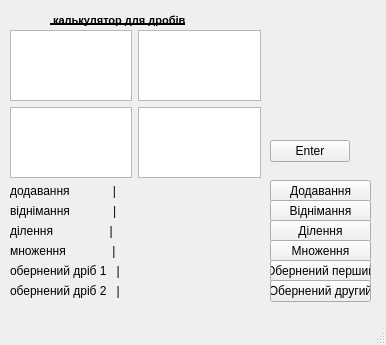
<?xml version="1.0" encoding="UTF-8"?>
<ui version="4.0">
 <class>MainWindow</class>
 <widget class="QMainWindow" name="MainWindow">
  <property name="geometry">
   <rect>
    <x>0</x>
    <y>0</y>
    <width>386</width>
    <height>345</height>
   </rect>
  </property>
  <property name="windowTitle">
   <string>Drib</string>
  </property>
  <property name="styleSheet">
   <string notr="true">QWidget#MainWindow
{
background-image: url(&quot;code.jfif&quot;);
}</string>
  </property>
  <widget class="QWidget" name="centralwidget">
   <widget class="QLabel" name="label">
    <property name="geometry">
     <rect>
      <x>50</x>
      <y>10</y>
      <width>231</width>
      <height>20</height>
     </rect>
    </property>
    <property name="font">
     <font>
      <pointsize>8</pointsize>
      <weight>75</weight>
      <bold>true</bold>
      <underline>true</underline>
      <strikeout>false</strikeout>
     </font>
    </property>
    <property name="text">
     <string> калькулятор для дробів</string>
    </property>
   </widget>
   <widget class="QWidget" name="gridLayoutWidget">
    <property name="geometry">
     <rect>
      <x>10</x>
      <y>30</y>
      <width>251</width>
      <height>268</height>
     </rect>
    </property>
    <layout class="QGridLayout" name="gridLayout">
     <item row="6" column="0">
      <widget class="QLabel" name="label_8">
       <property name="text">
        <string>ділення                 |</string>
       </property>
      </widget>
     </item>
     <item row="4" column="0">
      <widget class="QLabel" name="label_5">
       <property name="text">
        <string>віднімання             |</string>
       </property>
      </widget>
     </item>
     <item row="2" column="1">
      <widget class="QLabel" name="add">
       <property name="text">
        <string/>
       </property>
      </widget>
     </item>
     <item row="11" column="0">
      <widget class="QLabel" name="label_9">
       <property name="text">
        <string>обернений дріб 2   |</string>
       </property>
      </widget>
     </item>
     <item row="2" column="0">
      <widget class="QLabel" name="label_4">
       <property name="text">
        <string>додавання             |</string>
       </property>
      </widget>
     </item>
     <item row="11" column="1">
      <widget class="QLabel" name="obern_2">
       <property name="font">
        <font>
         <family>MS Shell Dlg 2</family>
         <pointsize>8</pointsize>
        </font>
       </property>
       <property name="text">
        <string/>
       </property>
      </widget>
     </item>
     <item row="10" column="0">
      <widget class="QLabel" name="label_6">
       <property name="text">
        <string>обернений дріб 1   |</string>
       </property>
      </widget>
     </item>
     <item row="8" column="0">
      <widget class="QLabel" name="label_7">
       <property name="text">
        <string>множення              |</string>
       </property>
      </widget>
     </item>
     <item row="6" column="1">
      <widget class="QLabel" name="divide">
       <property name="text">
        <string/>
       </property>
      </widget>
     </item>
     <item row="1" column="0">
      <widget class="QTextEdit" name="down1">
       <property name="font">
        <font>
         <pointsize>16</pointsize>
        </font>
       </property>
      </widget>
     </item>
     <item row="8" column="1">
      <widget class="QLabel" name="multiply">
       <property name="text">
        <string/>
       </property>
      </widget>
     </item>
     <item row="1" column="1">
      <widget class="QTextEdit" name="down2">
       <property name="font">
        <font>
         <pointsize>16</pointsize>
        </font>
       </property>
      </widget>
     </item>
     <item row="4" column="1">
      <widget class="QLabel" name="subs">
       <property name="text">
        <string/>
       </property>
      </widget>
     </item>
     <item row="10" column="1">
      <widget class="QLabel" name="obern_1">
       <property name="text">
        <string/>
       </property>
      </widget>
     </item>
     <item row="0" column="0">
      <widget class="QTextEdit" name="up1">
       <property name="font">
        <font>
         <pointsize>16</pointsize>
        </font>
       </property>
      </widget>
     </item>
     <item row="0" column="1">
      <widget class="QTextEdit" name="up2">
       <property name="font">
        <font>
         <pointsize>16</pointsize>
        </font>
       </property>
      </widget>
     </item>
    </layout>
   </widget>
   <widget class="QPushButton" name="adddd">
    <property name="geometry">
     <rect>
      <x>270</x>
      <y>180</y>
      <width>101</width>
      <height>22</height>
     </rect>
    </property>
    <property name="text">
     <string>Додавання</string>
    </property>
   </widget>
   <widget class="QPushButton" name="enter">
    <property name="geometry">
     <rect>
      <x>270</x>
      <y>140</y>
      <width>80</width>
      <height>22</height>
     </rect>
    </property>
    <property name="text">
     <string>Enter</string>
    </property>
   </widget>
   <widget class="QPushButton" name="subbb">
    <property name="geometry">
     <rect>
      <x>270</x>
      <y>200</y>
      <width>101</width>
      <height>22</height>
     </rect>
    </property>
    <property name="text">
     <string>Віднімання</string>
    </property>
   </widget>
   <widget class="QPushButton" name="divvv">
    <property name="geometry">
     <rect>
      <x>270</x>
      <y>220</y>
      <width>101</width>
      <height>22</height>
     </rect>
    </property>
    <property name="text">
     <string>Ділення</string>
    </property>
   </widget>
   <widget class="QPushButton" name="mulll">
    <property name="geometry">
     <rect>
      <x>270</x>
      <y>240</y>
      <width>101</width>
      <height>22</height>
     </rect>
    </property>
    <property name="text">
     <string>Множення</string>
    </property>
   </widget>
   <widget class="QPushButton" name="obern_3">
    <property name="geometry">
     <rect>
      <x>270</x>
      <y>260</y>
      <width>101</width>
      <height>22</height>
     </rect>
    </property>
    <property name="text">
     <string>Обернений перший</string>
    </property>
   </widget>
   <widget class="QPushButton" name="obern_4">
    <property name="geometry">
     <rect>
      <x>270</x>
      <y>280</y>
      <width>101</width>
      <height>22</height>
     </rect>
    </property>
    <property name="text">
     <string>Обернений другий</string>
    </property>
   </widget>
  </widget>
  <widget class="QStatusBar" name="statusbar"/>
 </widget>
 <resources/>
 <connections/>
</ui>
